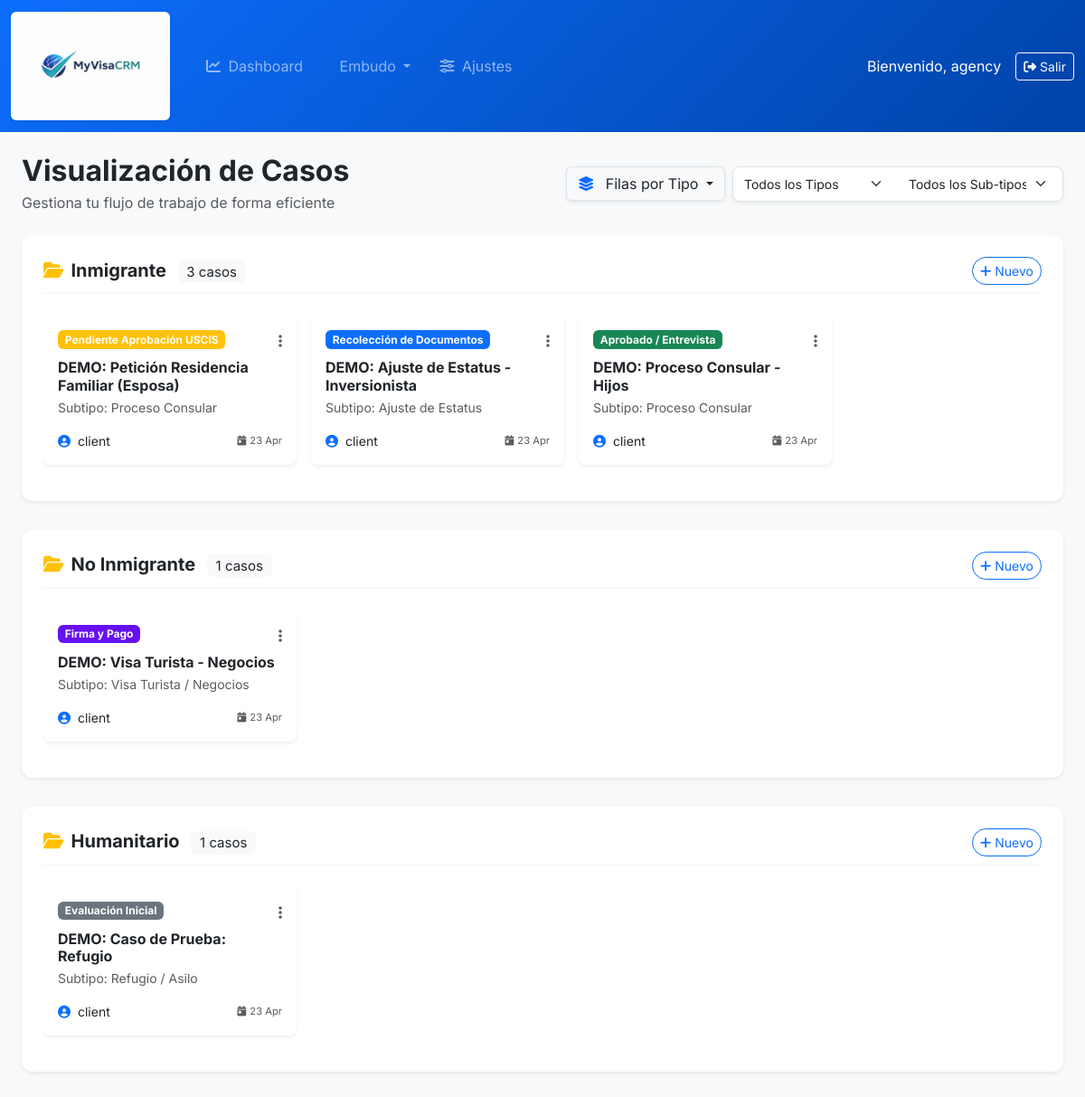
Screenshot of /funnel/?view=rows (signed in) with the database file from the repository.
### crm/models.py (models this page shows, shortened)
class TipoCaso(models.Model):
    agencia = models.ForeignKey(Agencia, on_delete=models.CASCADE, related_name='tipos_casos')
    nombre = models.CharField(max_length=100)

class Caso(models.Model):
    agencia = models.ForeignKey(Agencia, on_delete=models.CASCADE, related_name='casos', null=True)
    titulo = models.CharField(max_length=200, help_text="Ej: Juan Perez - Residencia")
    tipo = models.ForeignKey(TipoCaso, on_delete=models.SET_NULL, null=True, blank=True)
    sub_tipo = models.ForeignKey(SubTipoCaso, on_delete=models.SET_NULL, null=True, blank=True)
    chat_habilitado = models.BooleanField(
        default=True,
        help_text="Permite al cliente enviar mensajes al preparador desde su portal"
    )
    beneficiario_principal = models.ForeignKey(User, on_delete=models.CASCADE, related_name='casos_cliente')
    preparador = models.ForeignKey(User, on_delete=models.SET_NULL, null=True, related_name='casos_gestionados')
    status_actual = models.ForeignKey(CaseStatus, on_delete=models.PROTECT, related_name='casos')
    caso_principal = models.ForeignKey('self', on_delete=models.SET_NULL, null=True, blank=True, related_name='sub_casos')
    derivado = models.ForeignKey('Derivado', on_delete=models.SET_NULL, null=True, blank=True, related_name='caso_especifico')
    fecha_apertura = models.DateTimeField(auto_now_add=True)
    ultima_modificacion = models.DateTimeField(auto_now=True)
    esta_archivado = models.BooleanField(
        default=False,
        help_text="Los casos archivados no cuentan para el límite del plan, pero no se pueden editar ni reabrir."
    )

class CaseStatus(models.Model):
    agencia = models.ForeignKey(Agencia, on_delete=models.CASCADE, related_name='estados_casos', null=True)
    nombre = models.CharField(max_length=100)
    orden = models.PositiveIntegerField(default=0, help_text="Define la posición en el embudo")
    color = models.CharField(max_length=7, default="#0d6efd", help_text="Color en formato HEX para las etiquetas")
    class Meta:
        ordering = ['orden']
        verbose_name = "Estado del Caso"
        verbose_name_plural = "Estados de los Casos"

class SubTipoCaso(models.Model):
    tipo_caso = models.ForeignKey(TipoCaso, on_delete=models.CASCADE, related_name='subtipos')
    nombre = models.CharField(max_length=100)

### crm/views.py (the view)
# urls.py: path('funnel/', views.funnel_view, name='funnel'),
@login_required
def funnel_view(request):
    if request.user.profile.tipo != 'MIEMBRO':
        return redirect('client_portal')
    tipo_filtro = request.GET.get('tipo', '')
    sub_tipo_filtro = request.GET.get('sub_tipo', '')
    view_type = request.GET.get('view', 'kanban') # Default to kanban
    agencia = request.user.profile.agencia
    estados = CaseStatus.objects.filter(agencia=agencia).order_by('orden')
    casos_preparador = Caso.objects.filter(agencia=agencia).select_related('status_actual', 'tipo', 'sub_tipo')
    if tipo_filtro:
        casos_preparador = casos_preparador.filter(tipo_id=tipo_filtro)
    if sub_tipo_filtro:
        casos_preparador = casos_preparador.filter(sub_tipo_id=sub_tipo_filtro)
    casos_por_estado = {estado: [] for estado in estados}
    for caso in casos_preparador:
        if caso.status_actual in casos_por_estado:
            casos_por_estado[caso.status_actual].append(caso)
    tipos = TipoCaso.objects.filter(agencia=agencia)
    casos_por_tipo = {tipo: [] for tipo in tipos}
    for caso in casos_preparador:
        if caso.tipo in casos_por_tipo:
            casos_por_tipo[caso.tipo].append(caso)
    context = {
        'estados': estados,
        'casos_por_estado':    casos_por_estado,
        'casos_por_tipo': casos_por_tipo,
        'tipo_actual': tipo_filtro,
        'sub_tipo_actual': sub_tipo_filtro,
        'view_type': view_type,
        'tipos': tipos,
        'sub_tipos': SubTipoCaso.objects.filter(tipo_caso__agencia=agencia),
    }
    return render(request, 'crm/funnel.html', context)

### templates/crm/funnel.html (shortened to what this page needs)
{% extends 'base.html' %}
{% block content %}
<div class="row mb-4 align-items-center">
    <div class="col-md-6">
        <h2 class="fw-bold mb-1">Visualización de Casos</h2>
        <p class="text-muted mb-0">Gestiona tu flujo de trabajo de forma eficiente</p>
    </div>
    <div class="col-md-6">
        <div class="d-flex gap-2 justify-content-md-end mt-3 mt-md-0">
             <div class="dropdown">
                <button class="btn btn-white shadow-sm border dropdown-toggle" type="button" id="viewDropdown" data-bs-toggle="dropdown" aria-expanded="false">
                    <i class="fa-solid fa-layer-group me-2 text-primary"></i>
                    {% if view_type == 'kanban' %}Vista Kanban
                    {% elif view_type == 'rows' %}Filas por Tipo
                    {% elif view_type == 'list' %}Vista de Lista
                    {% endif %}
                </button>
            </div>
            <form method="get" class="d-flex gap-2 bg-white p-1 rounded-3 shadow-sm border">
                <select name="tipo" class="form-select form-select-sm border-0" style="min-width: 150px;" onchange="this.form.submit()">
                    <option value="">Todos los Tipos</option>
                </select>
                <select name="sub_tipo" class="form-select form-select-sm border-0" style="min-width: 150px;" onchange="this.form.submit()">
                    <option value="">Todos los Sub-tipos</option>
                </select>
            </form>
        </div>
    </div>
</div>
{% if view_type == 'kanban' %}
    <div class="kanban-board">
        {% for estado, listado_casos in casos_por_estado.items %}
        <div class="kanban-col border-0 shadow-sm" data-status-id="{{ estado.id }}">
            <h6 class="fw-bold mb-3 px-2 d-flex justify-content-between align-items-center">
                <span><i class="fa-solid fa-circle me-2" style="color: {{ estado.color|default:'#0d6efd' }}; font-size: 0.7rem;"></i>{{ estado.nombre }}</span>
                <span class="badge bg-white text-dark shadow-sm border rounded-pill small">{{ listado_casos|length }}</span>
            </h6>
            <div class="kanban-cards-container" style="min-height: 100px;">
                {% for caso in listado_casos %}
                    <div class="card kanban-card mb-3 shadow-sm border-0" data-id="{{ caso.pk }}">
                        <div class="card-body p-3">
                            <a href="{% url 'case_detail' caso.pk %}" class="text-decoration-none text-dark">
                                <h6 class="card-title fw-bold mb-1 text-primary">{{ caso.titulo }}</h6>
                            </a>
                            <div class="mb-2 mt-2">
                                <span class="badge bg-primary-subtle text-primary border-0 small">{{ caso.tipo.nombre|default:"Sin Tipo" }}</span>
                                <span class="badge bg-light text-secondary border-0 small">{{ caso.sub_tipo.nombre|default:"Sin Subtipo" }}</span>
                            </div>
                            <p class="text-muted small mb-0"><i class="fa-solid fa-user-circle me-1"></i> {{ caso.beneficiario_principal.get_full_name|default:caso.beneficiario_principal.username|truncatechars:20 }}</p>
                            {% with act=caso.actividades.first %}
                                {% if act %}
                                    <hr class="my-2 opacity-25">
                                    <div class="small fw-semibold d-flex justify-content-between text-{{ act.semaforo_alerta }}">
                                        <span><i class="fa-solid fa-bolt me-1"></i> {{ act.titulo|truncatechars:25 }}</span>
                                    </div>
                                {% endif %}
                            {% endwith %}
                        </div>
                    </div>
                {% empty %}
                    <div class="p-4 text-center text-muted small border rounded-3 bg-light border-dashed">
                        Vacío
                    </div>
                {% endfor %}
            </div>
        </div>
        {% endfor %}
    </div>
{% elif view_type == 'rows' %}
    {% for tipo, cases in casos_por_tipo.items %}
    <div class="swimlane-row shadow-sm" data-tipo-id="{{ tipo.id }}">
        <div class="swimlane-header d-flex justify-content-between align-items-center">
            <h5 class="fw-bold mb-0">
                <i class="fa-solid fa-folder-open text-warning me-2"></i>{{ tipo.nombre }}
                <span class="ms-2 badge bg-light text-dark fw-normal small">{{ cases|length }} casos</span>
            </h5>
            <button class="btn btn-sm btn-outline-primary rounded-pill"><i class="fa-solid fa-plus me-1"></i>Nuevo</button>
        </div>
        <div class="swimlane-container drag-container">
            {% for caso in cases %}
            <div class="card kanban-card swimlane-card shadow-sm border-0 rounded-3" data-id="{{ caso.pk }}">
                <div class="card-body p-3">
                    <div class="d-flex justify-content-between align-items-start mb-2">
                        <span class="badge" style="background-color: {{ caso.status_actual.color|default:'#0d6efd' }};">{{ caso.status_actual.nombre }}</span>
                        <div class="dropdown">
                            <i class="fa-solid fa-ellipsis-v text-muted cursor-pointer" data-bs-toggle="dropdown"></i>
                        </div>
                    </div>
                    <h6 class="fw-bold mb-1"><a href="{% url 'case_detail' caso.pk %}" class="text-dark text-decoration-none">{{ caso.titulo }}</a></h6>
                    <p class="text-muted small mb-3">Subtipo: {{ caso.sub_tipo.nombre|default:"N/A" }}</p>
                    <div class="d-flex justify-content-between align-items-center">
                        <div class="avatar-group small">
                             <i class="fa-solid fa-circle-user text-primary me-1"></i>
                             {{ caso.beneficiario_principal.get_full_name|default:caso.beneficiario_principal.username|truncatechars:18 }}
                        </div>
                        <div class="text-muted" style="font-size: 0.7rem;">
                            <i class="fa-solid fa-calendar-day me-1"></i>{{ caso.fecha_apertura|date:"d M" }}
                        </div>
                    </div>
                </div>
            </div>
            {% empty %}
            <div class="p-4 w-100 text-center text-muted border border-dashed rounded-3">
                No hay casos de este tipo activos.
            </div>
            {% endfor %}
        </div>
    </div>
    {% endfor %}
{% endif %}
{% endblock %}

### templates/base.html (shortened to what this page needs)
{% load static %}
<!DOCTYPE html>
<html lang="es">
<head>
    <link href="https://cdn.jsdelivr.net/npm/bootstrap@5.3.0/dist/css/bootstrap.min.css" rel="stylesheet">
    <link href="https://cdnjs.cloudflare.com/ajax/libs/font-awesome/6.4.0/css/all.min.css" rel="stylesheet">
</head>
<body>
    <nav class="navbar navbar-expand-lg navbar-dark mb-4">
        <div class="container-fluid">
            <a class="navbar-brand fw-bold" href="/">
                <img src="{% static 'crm/myvisacrm.png' %}" alt="MyVisaCRM" height="120"
                    class="me-2 rounded shadow-sm bg-white p-1">
            </a>
            {% if user.is_authenticated %}
            <div class="collapse navbar-collapse" id="navs">
                <ul class="navbar-nav me-auto mb-2 mb-lg-0">
                    {% if user.is_staff or user.profile.es_admin_agencia|default_if_none:False %}
                    <li class="nav-item">
                        <a class="nav-link px-3" href="{% url 'dashboard' %}"><i
                                class="fa-solid fa-chart-line me-1"></i> Dashboard</a>
                    </li>
                    <li class="nav-item dropdown">
                        <a class="nav-link dropdown-toggle px-3" href="#" id="funnelDropdown" role="button"
                            data-bs-toggle="dropdown" aria-expanded="false">
                             Embudo
                        </a>
                    </li>
                    <li class="nav-item">
                        <a class="nav-link px-3" href="{% url 'global_settings' %}"><i
                                class="fa-solid fa-sliders me-1"></i> Ajustes</a>
                    </li>
                    {% else %}
                    <li class="nav-item">
                        <a class="nav-link" href="{% url 'client_portal' %}"><i class="fa-solid fa-user"></i> Portal de
                            Cliente</a>
                    </li>
                    {% endif %}
                </ul>
                <div class="d-flex text-white align-items-center">
                    <span class="me-3">Bienvenido, {{ user.username }}</span>
                    <form method="post" action="{% url 'logout' %}" class="d-inline">
                        <button type="submit" class="btn btn-sm btn-outline-light"><i
                                class="fa-solid fa-right-from-bracket"></i> Salir</button>
                    </form>
                </div>
            </div>
            {% endif %}
        </div>
    </nav>
    <div class="container-fluid px-4 pb-5">
        {% block content %}{% endblock %}
    </div>
</body>
</html>

### templates/base.html (style rules this page uses)
body { background-color: #f8f9fa; font-family: 'Inter', sans-serif; }
.navbar { background: linear-gradient(135deg, #0d6efd 0%, #0043a8 100%); }
.card { border-radius: 12px; border: none; box-shadow: 0 4px 6px -1px rgba(0, 0, 0, .1), 0 2px 4px -1px rgba(0, 0, 0, .06); }
.kanban-card { cursor: pointer; transition: transform 0.2s; }

### templates/crm/funnel.html (style rules this page uses)
.kanban-card { transition: all 0.2s ease; border: 1px solid #dee2e6; }
.swimlane-row { background: #fff; border-radius: 12px; margin-bottom: 2rem; padding: 1.5rem; box-shadow: 0 2px 10px rgba(0,0,0,0.05); }
.swimlane-header { border-bottom: 2px solid #f8f9fa; margin-bottom: 1.5rem; padding-bottom: 0.5rem; }
.swimlane-container { display: flex; gap: 1rem; overflow-x: auto; padding-bottom: 1rem; }
.swimlane-card { min-width: 280px; max-width: 280px; flex-shrink: 0; }
.cursor-pointer { cursor: pointer; }

### rows the page displays
TipoCaso: nombre "Inmigrante", cases "3"
Caso: status_actual.nombre "Pendiente Aprobación USCIS", titulo "DEMO: Petición Residencia Familiar (Esposa)", sub_tipo.nombre "Proceso Consular", beneficiario_principal.get_full_name "client", fecha_apertura "23 Apr"
Caso: status_actual.nombre "Recolección de Documentos", titulo "DEMO: Ajuste de Estatus - Inversionista", sub_tipo.nombre "Ajuste de Estatus", beneficiario_principal.get_full_name "client", fecha_apertura "23 Apr"
Caso: status_actual.nombre "Aprobado / Entrevista", titulo "DEMO: Proceso Consular - Hijos", sub_tipo.nombre "Proceso Consular", beneficiario_principal.get_full_name "client", fecha_apertura "23 Apr"
TipoCaso: nombre "No Inmigrante", cases "1"
Caso: status_actual.nombre "Firma y Pago", titulo "DEMO: Visa Turista - Negocios", sub_tipo.nombre "Visa Turista / Negocios", beneficiario_principal.get_full_name "client", fecha_apertura "23 Apr"
TipoCaso: nombre "Humanitario", cases "1"
Caso: status_actual.nombre "Evaluación Inicial", titulo "DEMO: Caso de Prueba: Refugio", sub_tipo.nombre "Refugio / Asilo", beneficiario_principal.get_full_name "client", fecha_apertura "23 Apr"

### other values shown
{{ user.username }} "agency"
